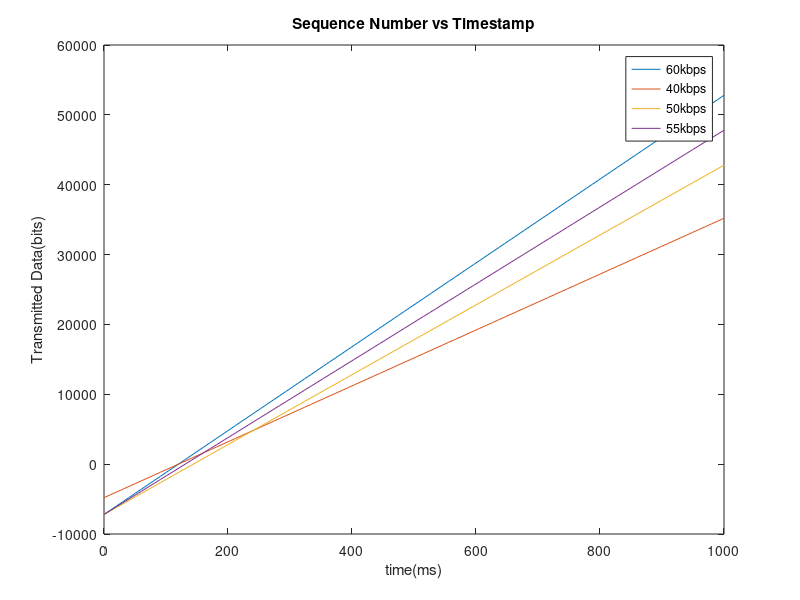

Write MATLAB code to recreate this figure.
clc;clear all;

x = linspace(0,1000);
y1 = 60 * x - 7200;
y2 = 40 * x - 4800;
y3 = 50 * x - 7200;
y4 = 55 * x - 7200;

figure(1)
plot(x,y1);
hold on
plot(x,y2);
hold on
plot(x,y3);
hold on
plot(x,y4);
hold off
title('Sequence Number vs Timestamp');
xlabel('time(ms)');
ylabel('Transmitted Data(bits)');
legend('60kbps','40kbps','50kbps','55kbps');

